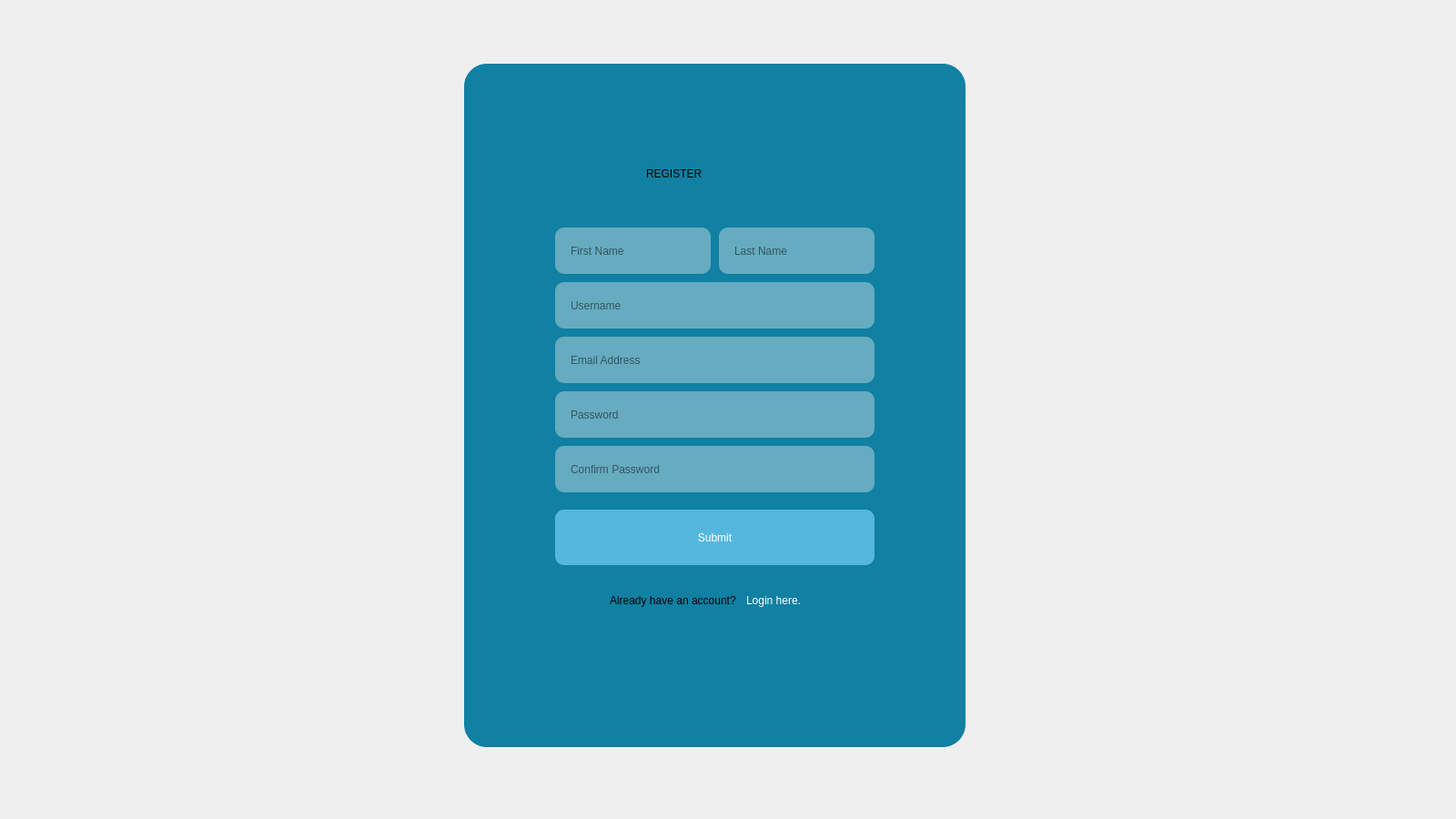
<?xml version="1.0" encoding="UTF-8"?>
<ui version="4.0">
 <class>Register</class>
 <widget class="QMainWindow" name="Register">
  <property name="geometry">
   <rect>
    <x>0</x>
    <y>0</y>
    <width>1600</width>
    <height>900</height>
   </rect>
  </property>
  <property name="minimumSize">
   <size>
    <width>1600</width>
    <height>900</height>
   </size>
  </property>
  <property name="maximumSize">
   <size>
    <width>1600</width>
    <height>900</height>
   </size>
  </property>
  <property name="windowTitle">
   <string>Register</string>
  </property>
  <widget class="QWidget" name="centralwidget">
   <widget class="QLabel" name="regbg">
    <property name="geometry">
     <rect>
      <x>0</x>
      <y>0</y>
      <width>1600</width>
      <height>900</height>
     </rect>
    </property>
    <property name="minimumSize">
     <size>
      <width>1600</width>
      <height>900</height>
     </size>
    </property>
    <property name="maximumSize">
     <size>
      <width>1600</width>
      <height>900</height>
     </size>
    </property>
    <property name="text">
     <string/>
    </property>
    <property name="pixmap">
     <pixmap>image/bgcolor.png</pixmap>
    </property>
    <property name="scaledContents">
     <bool>true</bool>
    </property>
   </widget>
   <widget class="QLabel" name="regsection">
    <property name="geometry">
     <rect>
      <x>510</x>
      <y>70</y>
      <width>551</width>
      <height>751</height>
     </rect>
    </property>
    <property name="autoFillBackground">
     <bool>false</bool>
    </property>
    <property name="styleSheet">
     <string notr="true">background-color: rgb(16, 128, 163);
border-radius: 25px;</string>
    </property>
    <property name="text">
     <string/>
    </property>
    <property name="scaledContents">
     <bool>true</bool>
    </property>
   </widget>
   <widget class="QLineEdit" name="usernamereg">
    <property name="geometry">
     <rect>
      <x>610</x>
      <y>310</y>
      <width>351</width>
      <height>51</height>
     </rect>
    </property>
    <property name="autoFillBackground">
     <bool>false</bool>
    </property>
    <property name="styleSheet">
     <string notr="true">background-color: rgb(102, 171, 192);
font: 11pt &quot;Tahoma&quot;;
border-radius: 10px;
padding: 15px;</string>
    </property>
    <property name="text">
     <string/>
    </property>
    <property name="maxLength">
     <number>30</number>
    </property>
    <property name="frame">
     <bool>true</bool>
    </property>
    <property name="placeholderText">
     <string>Username</string>
    </property>
    <property name="clearButtonEnabled">
     <bool>false</bool>
    </property>
   </widget>
   <widget class="QLineEdit" name="userfirstanme">
    <property name="geometry">
     <rect>
      <x>610</x>
      <y>250</y>
      <width>171</width>
      <height>51</height>
     </rect>
    </property>
    <property name="autoFillBackground">
     <bool>false</bool>
    </property>
    <property name="styleSheet">
     <string notr="true">background-color: rgb(102, 171, 192);
font: 11pt &quot;Tahoma&quot;;
border-radius: 10px;
padding: 15px;</string>
    </property>
    <property name="text">
     <string/>
    </property>
    <property name="maxLength">
     <number>30</number>
    </property>
    <property name="frame">
     <bool>true</bool>
    </property>
    <property name="placeholderText">
     <string>First Name</string>
    </property>
    <property name="clearButtonEnabled">
     <bool>false</bool>
    </property>
   </widget>
   <widget class="QLineEdit" name="userlastname">
    <property name="geometry">
     <rect>
      <x>790</x>
      <y>250</y>
      <width>171</width>
      <height>51</height>
     </rect>
    </property>
    <property name="autoFillBackground">
     <bool>false</bool>
    </property>
    <property name="styleSheet">
     <string notr="true">background-color: rgb(102, 171, 192);
font: 11pt &quot;Tahoma&quot;;
border-radius: 10px;
padding: 15px;</string>
    </property>
    <property name="text">
     <string/>
    </property>
    <property name="maxLength">
     <number>30</number>
    </property>
    <property name="frame">
     <bool>true</bool>
    </property>
    <property name="placeholderText">
     <string>Last Name</string>
    </property>
    <property name="clearButtonEnabled">
     <bool>false</bool>
    </property>
   </widget>
   <widget class="QLineEdit" name="passwordreg">
    <property name="geometry">
     <rect>
      <x>610</x>
      <y>430</y>
      <width>351</width>
      <height>51</height>
     </rect>
    </property>
    <property name="sizePolicy">
     <sizepolicy hsizetype="Preferred" vsizetype="Preferred">
      <horstretch>0</horstretch>
      <verstretch>0</verstretch>
     </sizepolicy>
    </property>
    <property name="autoFillBackground">
     <bool>false</bool>
    </property>
    <property name="styleSheet">
     <string notr="true">background-color: rgb(102, 171, 192);
font: 11pt &quot;Tahoma&quot;;
border-radius: 10px;
padding: 15px;</string>
    </property>
    <property name="text">
     <string/>
    </property>
    <property name="maxLength">
     <number>30</number>
    </property>
    <property name="frame">
     <bool>true</bool>
    </property>
    <property name="echoMode">
     <enum>QLineEdit::Password</enum>
    </property>
    <property name="placeholderText">
     <string>Password</string>
    </property>
    <property name="clearButtonEnabled">
     <bool>false</bool>
    </property>
   </widget>
   <widget class="QLineEdit" name="passwordregconf">
    <property name="geometry">
     <rect>
      <x>610</x>
      <y>490</y>
      <width>351</width>
      <height>51</height>
     </rect>
    </property>
    <property name="sizePolicy">
     <sizepolicy hsizetype="Preferred" vsizetype="Preferred">
      <horstretch>0</horstretch>
      <verstretch>0</verstretch>
     </sizepolicy>
    </property>
    <property name="autoFillBackground">
     <bool>false</bool>
    </property>
    <property name="styleSheet">
     <string notr="true">background-color: rgb(102, 171, 192);
font: 11pt &quot;Tahoma&quot;;
border-radius: 10px;
padding: 15px;</string>
    </property>
    <property name="text">
     <string/>
    </property>
    <property name="maxLength">
     <number>30</number>
    </property>
    <property name="frame">
     <bool>true</bool>
    </property>
    <property name="echoMode">
     <enum>QLineEdit::Password</enum>
    </property>
    <property name="placeholderText">
     <string>Confirm Password</string>
    </property>
    <property name="clearButtonEnabled">
     <bool>false</bool>
    </property>
   </widget>
   <widget class="QLineEdit" name="useremail">
    <property name="geometry">
     <rect>
      <x>610</x>
      <y>370</y>
      <width>351</width>
      <height>51</height>
     </rect>
    </property>
    <property name="autoFillBackground">
     <bool>false</bool>
    </property>
    <property name="styleSheet">
     <string notr="true">background-color: rgb(102, 171, 192);
font: 11pt &quot;Tahoma&quot;;
border-radius: 10px;
padding: 15px;</string>
    </property>
    <property name="text">
     <string/>
    </property>
    <property name="maxLength">
     <number>30</number>
    </property>
    <property name="frame">
     <bool>true</bool>
    </property>
    <property name="placeholderText">
     <string>Email Address</string>
    </property>
    <property name="clearButtonEnabled">
     <bool>false</bool>
    </property>
   </widget>
   <widget class="QPushButton" name="registerbutton">
    <property name="geometry">
     <rect>
      <x>610</x>
      <y>560</y>
      <width>351</width>
      <height>61</height>
     </rect>
    </property>
    <property name="sizePolicy">
     <sizepolicy hsizetype="Fixed" vsizetype="Fixed">
      <horstretch>0</horstretch>
      <verstretch>0</verstretch>
     </sizepolicy>
    </property>
    <property name="cursor">
     <cursorShape>PointingHandCursor</cursorShape>
    </property>
    <property name="autoFillBackground">
     <bool>false</bool>
    </property>
    <property name="styleSheet">
     <string notr="true">background-color: rgb(85, 183, 221);
font: 700 14pt &quot;Tahoma&quot;;
border-radius: 10px;
color: white;</string>
    </property>
    <property name="text">
     <string>Submit</string>
    </property>
    <property name="checked">
     <bool>false</bool>
    </property>
   </widget>
   <widget class="QLabel" name="regmsgtxt">
    <property name="geometry">
     <rect>
      <x>710</x>
      <y>160</y>
      <width>171</width>
      <height>61</height>
     </rect>
    </property>
    <property name="styleSheet">
     <string notr="true">font: 700 25pt &quot;Tahoma&quot;;</string>
    </property>
    <property name="text">
     <string>REGISTER</string>
    </property>
   </widget>
   <widget class="QLabel" name="alrdyaccttxt">
    <property name="geometry">
     <rect>
      <x>670</x>
      <y>650</y>
      <width>141</width>
      <height>20</height>
     </rect>
    </property>
    <property name="styleSheet">
     <string notr="true">font: 10pt &quot;Tahoma&quot;;</string>
    </property>
    <property name="text">
     <string>Already have an account?</string>
    </property>
   </widget>
   <widget class="QLabel" name="loginheretxt">
    <property name="geometry">
     <rect>
      <x>820</x>
      <y>650</y>
      <width>81</width>
      <height>20</height>
     </rect>
    </property>
    <property name="styleSheet">
     <string notr="true">font: 10pt &quot;Tahoma&quot;;
color: rgb(255, 255, 255);</string>
    </property>
    <property name="text">
     <string>Login here.</string>
    </property>
    <property name="textFormat">
     <enum>Qt::AutoText</enum>
    </property>
   </widget>
  </widget>
 </widget>
 <resources/>
 <connections/>
</ui>
